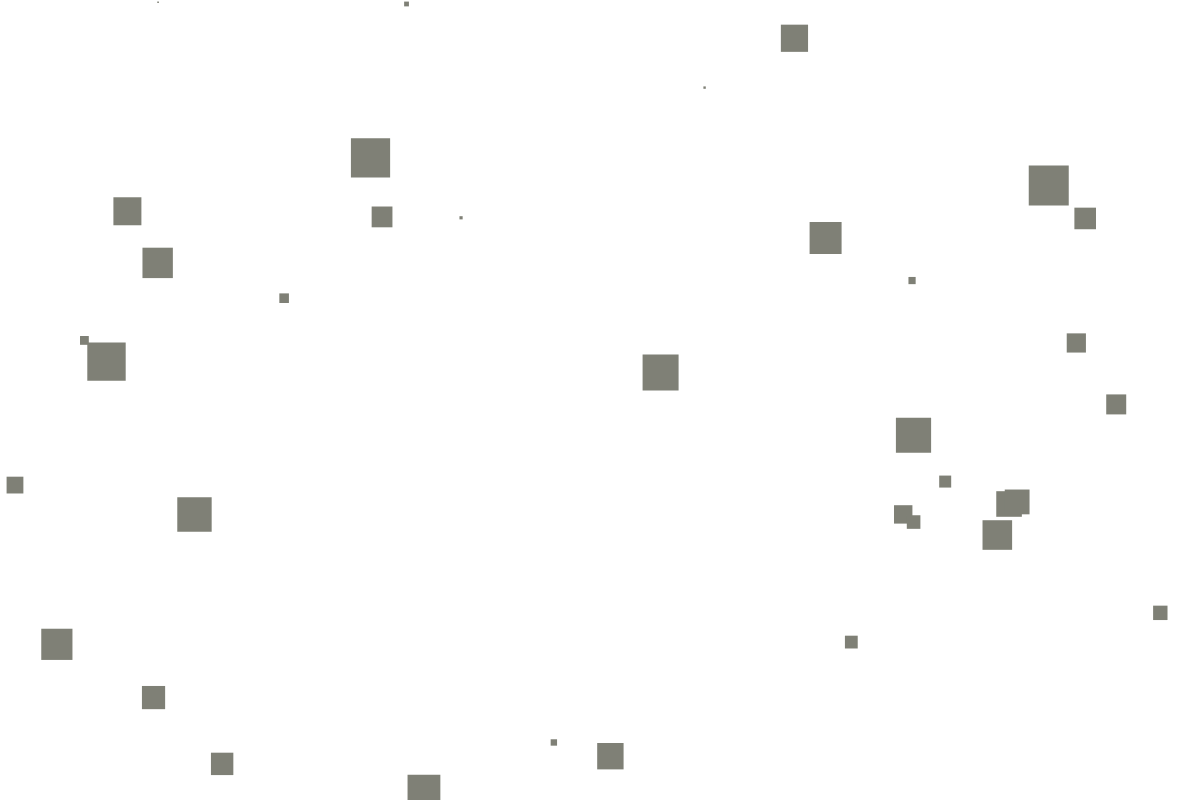
Frame 1 (no input)
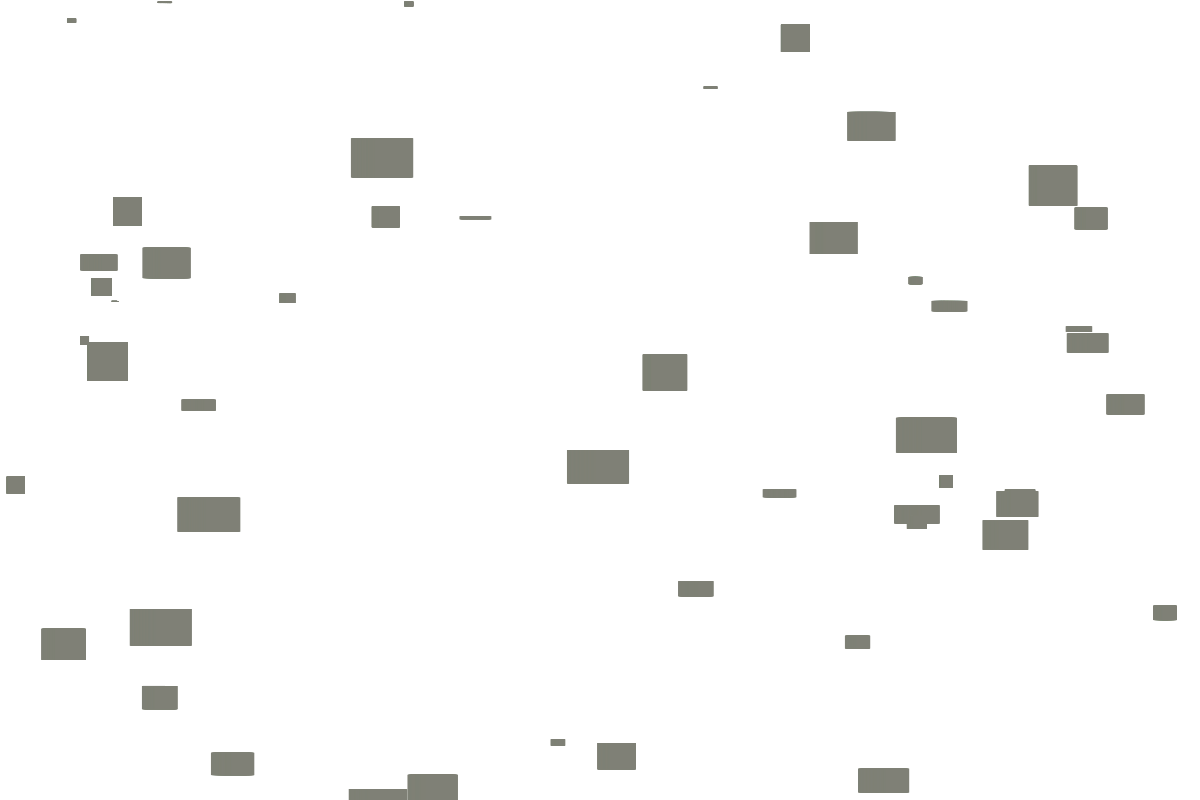
Frame 60 (no input)
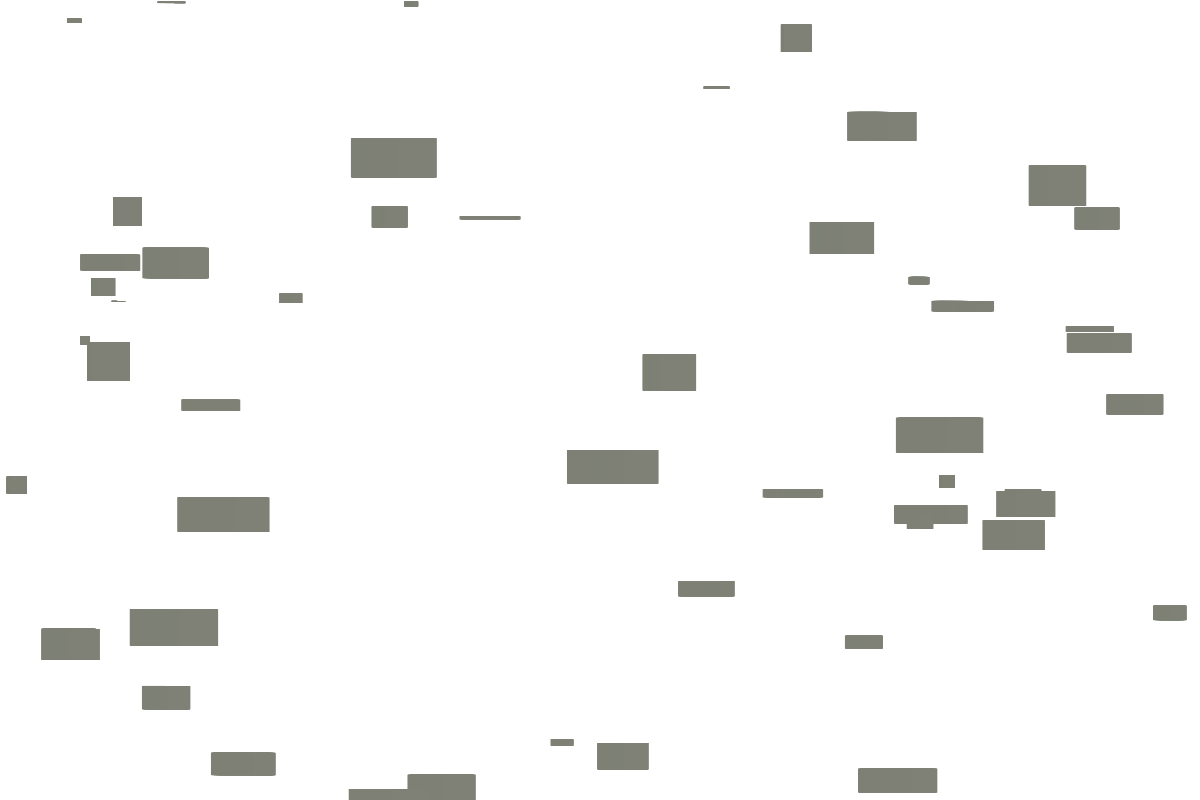
Frame 120 (the mouse pressed at the canvas centre since frame 60)

The p5.js sketch that drew these frames (run headless with seeded random() and noise() and a simulated clock; from frame 60 on, the mouse is pressed at the canvas centre):

// p5.js sketch
// ── sketch.js
let  num = 50;
var particles_a = [];
var particles_b = [];
var particles_c = [];
let noiseScale = 1000;
let noiseStrength = 0.5;
//let r = 1;

function setup() {
  createCanvas(1200, 800);
	//createCanvas(windowWidth,windowHeight);
  noStroke();
  for (let i=0; i<num; i++) {
    let loc_a = createVector(random(width*1.2), random(height), 2);
    let angle_a = random(TWO_PI);
    let dir_a = createVector(cos(angle_a), sin(angle_a));
		let loc_b = createVector(random(width*1.2), random(height), 2);
		// let angle_b = random(TWO_PI);
		// let dir_b = createVector(cos(angle_b), sin(angle_b));
		// let loc_c = createVector(random(width*1.2), random(height), 2);
		// let angle_c = random(TWO_PI);
		// let dir_c = createVector(cos(angle_c), sin(angle_c));
    let speed = random(0.5, 0.);
    //particles[i]= new Particle(loc, dir, speed);
		particles_a[i] = new Particle(loc_a, dir_a, speed);
		// particles_b[i] = new Particle(loc_b, dir_b, speed);
		// particles_c[i] = new Particle(loc_c, dir_c, speed);
  }
}

function draw() {
	
	smooth();
  //background(0);
  // noStroke();
  // rect(0, 0, width, height);
    
  for (let i=0; i<num; i++) {
		var radius = map(i,0,num,40,0);
		var fade = map(i,0,num,0,250);
		
		fill(127, 128, 118);
		particles_a[i].move();
		particles_a[i].update(radius);
		particles_a[i].checkEdges();

// 		fill(0, 255, 255);
// 		particles_b[i].move();
// 		particles_b[i].update(radius);
// 		particles_b[i].checkEdges();

// 		fill(102, 153, 255);
// 		particles_c[i].move();
// 		particles_c[i].update(radius);
// 		particles_c[i].checkEdges();
  }
}

let Particle = function(loc_, dir_, speed_) {
  this.loc = loc_;
	this.dir = dir_;
	this.speed = speed_;
	this.d = 1;
	this.col;
	this.angle;
	this.vel;
};

Particle.prototype.run = function() {
	  this.move();
    this.checkEdges();
    this.update();
};

// Method to move position
Particle.prototype.move = function(){
	  this.angle=noise(this.loc.x/noiseScale, this.loc.y/noiseScale, frameCount/noiseScale)*PI/4*noiseStrength;
    this.dir.x = cos(this.angle)+sin(this.angle)-sin(this.angle);
    this.dir.y = sin(this.angle)-cos(this.angle)*sin(this.angle);
    this.vel = this.dir.copy();
    this.vel.mult(this.speed*this.d);
    this.loc.add(this.vel);
};

// Method to chech edges 
Particle.prototype.checkEdges = function(){
 if (this.loc.x < 0 || this.loc.x > width || this.loc.y < 0 || this.loc.y > height) {    
      this.loc.x = random(width*1.2);
      this.loc.y = random(height);
    }
};


// Method to update position
Particle.prototype.update = function(r){
    rect(this.loc.x, this.loc.y, r, r);
};
